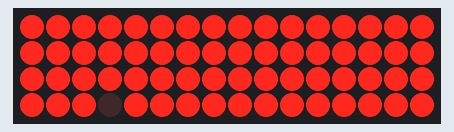
Simulated run of this sketch. Board: Arduino Uno, built with avr-gcc and run on an emulated ATmega328P. Parts: 16×4 LED matrix. Wiring (inferred from the names in the program): LED cube drawn one layer per row (orientation assumed): layers A0, A1, A2, A3; columns A4, pin 2, pin 6, pin 10, A5, pin 3, pin 7, pin 11, pin 0, pin 4, pin 8, pin 12, pin 1, pin 5, pin 9, pin 13.

Above: at 0.09 s.
At 0.61 s:
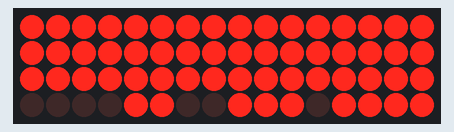
At 1.37 s:
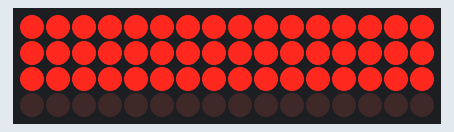
At 2.89 s:
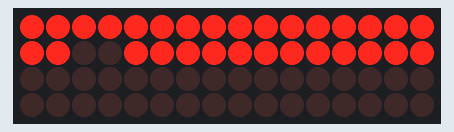
At 4.49 s:
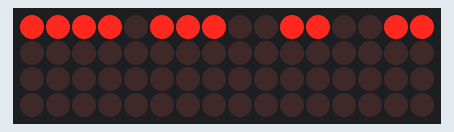
At 5.85 s:
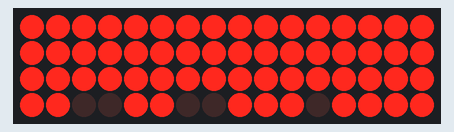

The sketch:

DummySnake.ino
```cpp
//4x4x4 LED Cube Show 1
//This one was written by someone else, i dont know who, however if you want credit, message me!

#include <avr/pgmspace.h> // allows use of PROGMEM to store patterns in flash

#define CUBESIZE 4
#define PLANESIZE CUBESIZE*CUBESIZE
#define PLANETIME 2000 // time each plane is displayed in us -> 100 Hz refresh
#define TIMECONST 10// multiplies DisplayTime to get ms - why not =100?
#define t1m3 8

// LED Pattern Table in PROGMEM - last column is display time in 100ms units
// TODO this could be a lot more compact but not with binary pattern representation
const unsigned char PROGMEM PatternTable[] = {

//1111111111111111111111111
B1111,B1111,B1111,B1111, B1111,B1111,B1111,B1111, B1111,B1111,B1111,B1111, B0111,B1111,B1111,B1111   , t1m3,
B1111,B1111,B1111,B1111, B1111,B1111,B1111,B1111, B1111,B1111,B1111,B1111, B0011,B1111,B1111,B1111   , t1m3,
B1111,B1111,B1111,B1111, B1111,B1111,B1111,B1111, B1111,B1111,B1111,B1111, B0011,B0111,B1111,B1111   , t1m3,
B1111,B1111,B1111,B1111, B1111,B1111,B1111,B1111, B1111,B1111,B1111,B1111, B0011,B0111,B0111,B1111   , t1m3,
B1111,B1111,B1111,B1111, B1111,B1111,B1111,B1111, B1111,B1111,B1111,B1111, B0011,B0011,B0111,B1111   , t1m3,
B1111,B1111,B1111,B1111, B1111,B1111,B1111,B1111, B1111,B1111,B1111,B1111, B0001,B0011,B0111,B1111   , t1m3,
B1111,B1111,B1111,B1111, B1111,B1111,B1111,B1111, B1111,B1111,B1111,B1111, B0000,B0011,B0111,B1111   , t1m3,
B1111,B1111,B1111,B1111, B1111,B1111,B1111,B1111, B1111,B1111,B1111,B1111, B0000,B0001,B0111,B1111   , t1m3,
B1111,B1111,B1111,B1111, B1111,B1111,B1111,B1111, B1111,B1111,B1111,B1111, B0000,B0001,B0011,B1111   , t1m3,
B1111,B1111,B1111,B1111, B1111,B1111,B1111,B1111, B1111,B1111,B1111,B1111, B0000,B0001,B0011,B0111   , t1m3,
B1111,B1111,B1111,B1111, B1111,B1111,B1111,B1111, B1111,B1111,B1111,B1111, B0000,B0001,B0011,B0011   , t1m3,
B1111,B1111,B1111,B1111, B1111,B1111,B1111,B1111, B1111,B1111,B1111,B1111, B0000,B0001,B0001,B0011   , t1m3,
B1111,B1111,B1111,B1111, B1111,B1111,B1111,B1111, B1111,B1111,B1111,B1111, B0000,B0000,B0001,B0011   , t1m3,
B1111,B1111,B1111,B1111, B1111,B1111,B1111,B1111, B1111,B1111,B1111,B1111, B0000,B0000,B0000,B0011   , t1m3,
B1111,B1111,B1111,B1111, B1111,B1111,B1111,B1111, B1111,B1111,B1111,B1111, B0000,B0000,B0000,B0001   , t1m3,
B1111,B1111,B1111,B1111, B1111,B1111,B1111,B1111, B1111,B1111,B1111,B1111, B0000,B0000,B0000,B0000   , t1m3,

//2222222222222222222222
B1111,B1111,B1111,B1111, B1111,B1111,B1111,B1111, B1111,B1111,B1111,B1110, B0000,B0000,B0000,B0000   , t1m3,
B1111,B1111,B1111,B1111, B1111,B1111,B1111,B1111, B1111,B1111,B1111,B1100, B0000,B0000,B0000,B0000   , t1m3,
B1111,B1111,B1111,B1111, B1111,B1111,B1111,B1111, B1111,B1111,B1110,B1100, B0000,B0000,B0000,B0000   , t1m3,
B1111,B1111,B1111,B1111, B1111,B1111,B1111,B1111, B1111,B1110,B1110,B1100, B0000,B0000,B0000,B0000   , t1m3,
B1111,B1111,B1111,B1111, B1111,B1111,B1111,B1111, B1111,B1110,B1100,B1100, B0000,B0000,B0000,B0000   , t1m3,
B1111,B1111,B1111,B1111, B1111,B1111,B1111,B1111, B1111,B1110,B1100,B1000, B0000,B0000,B0000,B0000   , t1m3,
B1111,B1111,B1111,B1111, B1111,B1111,B1111,B1111, B1111,B1110,B1100,B0000, B0000,B0000,B0000,B0000   , t1m3,
B1111,B1111,B1111,B1111, B1111,B1111,B1111,B1111, B1111,B1110,B1000,B0000, B0000,B0000,B0000,B0000   , t1m3,
B1111,B1111,B1111,B1111, B1111,B1111,B1111,B1111, B1111,B1100,B1000,B0000, B0000,B0000,B0000,B0000   , t1m3,
B1111,B1111,B1111,B1111, B1111,B1111,B1111,B1111, B1110,B1100,B1000,B0000, B0000,B0000,B0000,B0000   , t1m3,
B1111,B1111,B1111,B1111, B1111,B1111,B1111,B1111, B1100,B1100,B1000,B0000, B0000,B0000,B0000,B0000   , t1m3,
B1111,B1111,B1111,B1111, B1111,B1111,B1111,B1111, B1100,B1000,B1000,B0000, B0000,B0000,B0000,B0000   , t1m3,
B1111,B1111,B1111,B1111, B1111,B1111,B1111,B1111, B1100,B1000,B0000,B0000, B0000,B0000,B0000,B0000   , t1m3,
B1111,B1111,B1111,B1111, B1111,B1111,B1111,B1111, B1100,B0000,B0000,B0000, B0000,B0000,B0000,B0000   , t1m3,
B1111,B1111,B1111,B1111, B1111,B1111,B1111,B1111, B1000,B0000,B0000,B0000, B0000,B0000,B0000,B0000   , t1m3,
B1111,B1111,B1111,B1111, B1111,B1111,B1111,B1111, B0000,B0000,B0000,B0000, B0000,B0000,B0000,B0000   , t1m3,

//33333333333333333333
B1111,B1111,B1111,B1111, B0111,B1111,B1111,B1111, B0000,B0000,B0000,B0000, B0000,B0000,B0000,B0000   , t1m3,
B1111,B1111,B1111,B1111, B0011,B1111,B1111,B1111, B0000,B0000,B0000,B0000, B0000,B0000,B0000,B0000   , t1m3,
B1111,B1111,B1111,B1111, B0011,B0111,B1111,B1111, B0000,B0000,B0000,B0000, B0000,B0000,B0000,B0000   , t1m3,
B1111,B1111,B1111,B1111, B0011,B0111,B0111,B1111, B0000,B0000,B0000,B0000, B0000,B0000,B0000,B0000   , t1m3,
B1111,B1111,B1111,B1111, B0011,B0011,B0111,B1111, B0000,B0000,B0000,B0000, B0000,B0000,B0000,B0000   , t1m3,
B1111,B1111,B1111,B1111, B0001,B0011,B0111,B1111, B0000,B0000,B0000,B0000, B0000,B0000,B0000,B0000   , t1m3,
B1111,B1111,B1111,B1111, B0000,B0011,B0111,B1111, B0000,B0000,B0000,B0000, B0000,B0000,B0000,B0000   , t1m3,
B1111,B1111,B1111,B1111, B0000,B0001,B0111,B1111, B0000,B0000,B0000,B0000, B0000,B0000,B0000,B0000   , t1m3,
B1111,B1111,B1111,B1111, B0000,B0001,B0011,B1111, B0000,B0000,B0000,B0000, B0000,B0000,B0000,B0000   , t1m3,
B1111,B1111,B1111,B1111, B0000,B0001,B0011,B0111, B0000,B0000,B0000,B0000, B0000,B0000,B0000,B0000   , t1m3,
B1111,B1111,B1111,B1111, B0000,B0001,B0011,B0011, B0000,B0000,B0000,B0000, B0000,B0000,B0000,B0000   , t1m3,
B1111,B1111,B1111,B1111, B0000,B0001,B0001,B0011, B0000,B0000,B0000,B0000, B0000,B0000,B0000,B0000   , t1m3,
B1111,B1111,B1111,B1111, B0000,B0000,B0001,B0011, B0000,B0000,B0000,B0000, B0000,B0000,B0000,B0000   , t1m3,
B1111,B1111,B1111,B1111, B0000,B0000,B0000,B0011, B0000,B0000,B0000,B0000, B0000,B0000,B0000,B0000   , t1m3,
B1111,B1111,B1111,B1111, B0000,B0000,B0000,B0001, B0000,B0000,B0000,B0000, B0000,B0000,B0000,B0000   , t1m3,
B1111,B1111,B1111,B1111, B0000,B0000,B0000,B0000, B0000,B0000,B0000,B0000, B0000,B0000,B0000,B0000   , t1m3,

//4444444444444444444444444
B1111,B1111,B1111,B1110, B0000,B0000,B0000,B0000, B0000,B0000,B0000,B0000, B0000,B0000,B0000,B0000   , t1m3,
B1111,B1111,B1111,B1100, B0000,B0000,B0000,B0000, B0000,B0000,B0000,B0000, B0000,B0000,B0000,B0000   , t1m3,
B1111,B1111,B1110,B1100, B0000,B0000,B0000,B0000, B0000,B0000,B0000,B0000, B0000,B0000,B0000,B0000   , t1m3,
B1111,B1110,B1110,B1100, B0000,B0000,B0000,B0000, B0000,B0000,B0000,B0000, B0000,B0000,B0000,B0000   , t1m3,
B1111,B1110,B1100,B1100, B0000,B0000,B0000,B0000, B0000,B0000,B0000,B0000, B0000,B0000,B0000,B0000   , t1m3,
B1111,B1110,B1100,B1000, B0000,B0000,B0000,B0000, B0000,B0000,B0000,B0000, B0000,B0000,B0000,B0000   , t1m3,
B1111,B1110,B1100,B0000, B0000,B0000,B0000,B0000, B0000,B0000,B0000,B0000, B0000,B0000,B0000,B0000   , t1m3,
B1111,B1110,B1000,B0000, B0000,B0000,B0000,B0000, B0000,B0000,B0000,B0000, B0000,B0000,B0000,B0000   , t1m3,
B1111,B1100,B1000,B0000, B0000,B0000,B0000,B0000, B0000,B0000,B0000,B0000, B0000,B0000,B0000,B0000   , t1m3,
B1110,B1100,B1000,B0000, B0000,B0000,B0000,B0000, B0000,B0000,B0000,B0000, B0000,B0000,B0000,B0000   , t1m3,
B1100,B1100,B1000,B0000, B0000,B0000,B0000,B0000, B0000,B0000,B0000,B0000, B0000,B0000,B0000,B0000   , t1m3,
B1100,B1000,B1000,B0000, B0000,B0000,B0000,B0000, B0000,B0000,B0000,B0000, B0000,B0000,B0000,B0000   , t1m3,
B1100,B1000,B0000,B0000, B0000,B0000,B0000,B0000, B0000,B0000,B0000,B0000, B0000,B0000,B0000,B0000   , t1m3,
B1100,B0000,B0000,B0000, B0000,B0000,B0000,B0000, B0000,B0000,B0000,B0000, B0000,B0000,B0000,B0000   , t1m3,
B1000,B0000,B0000,B0000, B0000,B0000,B0000,B0000, B0000,B0000,B0000,B0000, B0000,B0000,B0000,B0000   , t1m3,
B0000,B0000,B0000,B0000, B0000,B0000,B0000,B0000, B0000,B0000,B0000,B0000, B0000,B0000,B0000,B0000   , t1m3,
};

/*
** Defining pins in array makes it easier to rearrange how cube is wired
** Adjust numbers here until LEDs flash in order - L to R, T to B
** Note that analog inputs 0-5 are also digital outputs 14-19!
** Pin DigitalOut0 (serial RX) and AnalogIn5 are left open for future apps
*/

int LEDPin[] = {A4, 2, 6, 10, A5, 3, 7, 11, 0, 4, 8, 12, 1, 5, 9, 13};
int PlanePin[] = {A0, A1, A2, A3};

// initialization
void setup()
{
int pin; // loop counter
// set up LED pins as output (active HIGH)
for (pin=0; pin<PLANESIZE; pin++) {
pinMode( LEDPin[pin], OUTPUT );
}
// set up plane pins as outputs (active LOW)
for (pin=0; pin<CUBESIZE; pin++) {
pinMode( PlanePin[pin], OUTPUT );
}
}

// display pattern in table until DisplayTime is zero (then repeat)
void loop()
{
// declare variables
byte PatternBuf[PLANESIZE]; // saves current pattern from PatternTable
int PatternIdx;
byte DisplayTime; // time*100ms to display pattern
unsigned long EndTime;
int plane; // loop counter for cube refresh
int patbufidx; // indexes which byte from pattern buffer
int ledrow; // counts LEDs in refresh loop
int ledcol; // counts LEDs in refresh loop
int ledpin; // counts LEDs in refresh loop

// Initialize PatternIdx to beginning of pattern table
PatternIdx = 0;
// loop over entries in pattern table - while DisplayTime>0
do {
// read pattern from PROGMEM and save in array
memcpy_P( PatternBuf, PatternTable+PatternIdx, PLANESIZE );
PatternIdx += PLANESIZE;
// read DisplayTime from PROGMEM and increment index
DisplayTime = pgm_read_byte_near( PatternTable + PatternIdx++ );
// compute EndTime from current time (ms) and DisplayTime
EndTime = millis() + ((unsigned long) DisplayTime) * TIMECONST;

// loop while DisplayTime>0 and current time < EndTime
while ( millis() < EndTime ) {
patbufidx = 0; // reset index counter to beginning of buffer
// loop over planes
for (plane=0; plane<CUBESIZE; plane++) {
// turn previous plane off
if (plane==0) {
digitalWrite( PlanePin[CUBESIZE-1], LOW );
} else {
digitalWrite( PlanePin[plane-1], LOW );
}

// load current plane pattern data into ports
ledpin = 0;
for (ledrow=0; ledrow<CUBESIZE; ledrow++) {
for (ledcol=0; ledcol<CUBESIZE; ledcol++) {
digitalWrite( LEDPin[ledpin++], PatternBuf[patbufidx] & (1 << ledcol) );
}
patbufidx++;
}

// turn current plane on
digitalWrite( PlanePin[plane], HIGH );
// delay PLANETIME us
delayMicroseconds( PLANETIME );
} // for plane
} // while <EndTime
} while (DisplayTime > 0); // read patterns until time=0 which signals end
}
```

Measured:
- by itself, everything shown: repeats every 5.4 s, in 64 steps
